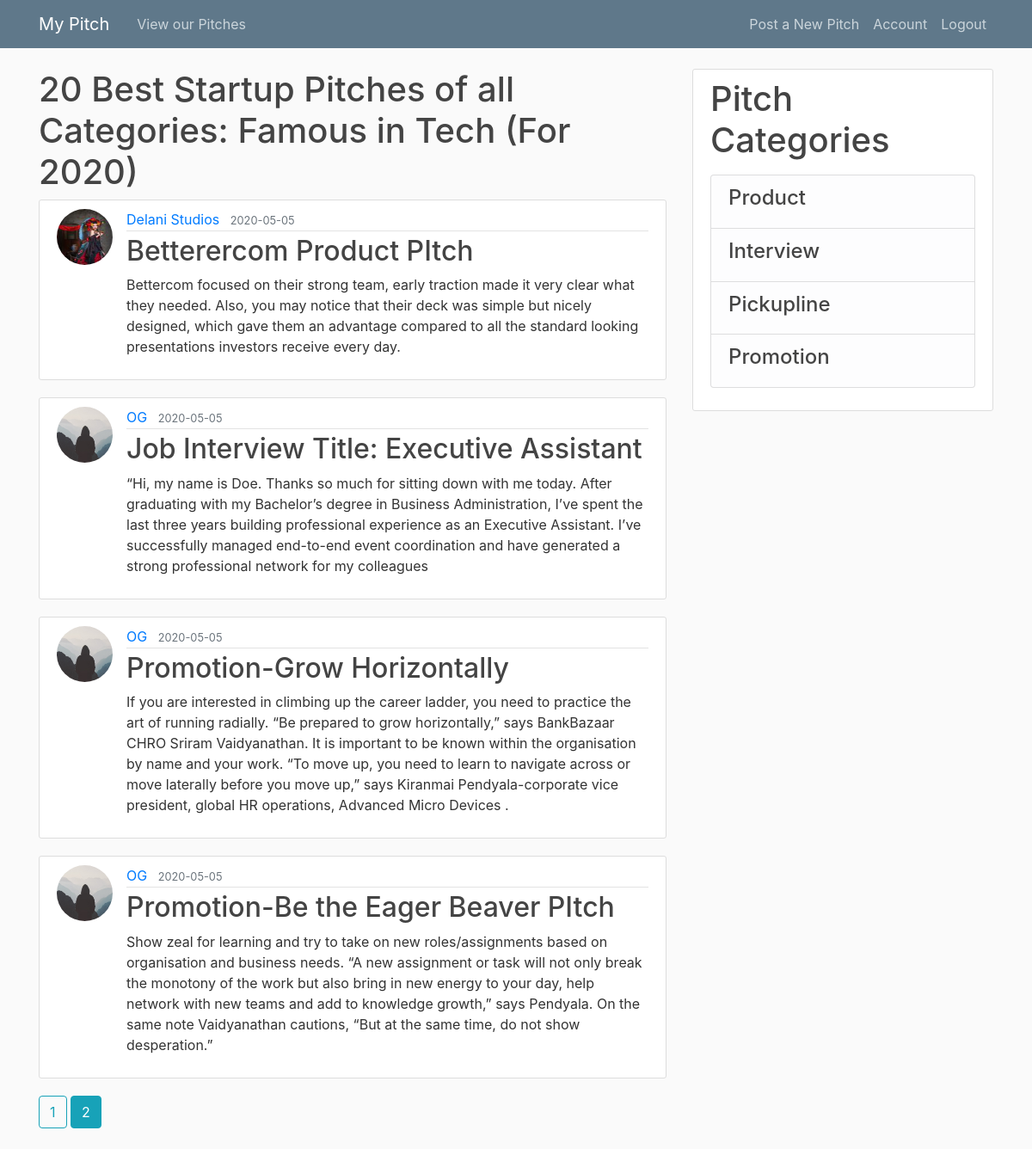
Page /product?page=2 (signed in) on the committed database.
### app/models.py (models this page shows, shortened)
class Post(db.Model):
    id = db.Column(db.Integer, primary_key=True)
    title = db.Column(db.String(100), nullable=False)
    date = db.Column(db.DateTime, nullable=False, default=datetime.utcnow)
    content = db.Column(db.Text, nullable=False)
    user_id = db.Column(db.Integer, db.ForeignKey('user.id'), nullable=False)

class User(db.Model, UserMixin):
    id = db.Column(db.Integer, primary_key=True)
    username = db.Column(db.String(20), unique=True, nullable=False)
    email = db.Column(db.String(120), unique=True, nullable=False)
    image_file = db.Column(db.String(20), nullable=False, default='default.jpg')
    password = db.Column(db.String(60), nullable=False)
    posts = db.relationship('Post', backref='author', lazy=True)

### app/routes.py (the view)
@app.route("/product")
@login_required
def product():
    page = request.args.get('page', 1, type=int)
    posts = Post.query.order_by(Post.date.desc()).paginate(page=page, per_page=5)
    return render_template('product.html', posts=posts)

### app/models.py (called while the page is built)
@login_manager.user_loader
def load_user(user_id):
    return User.query.get(int(user_id))

### app/templates/product.html (shortened to what this page needs)
{% extends "base.html" %}
{% block content %}
<h1>20 Best Startup Pitches of all Categories: Famous in Tech (For 2020)</h1>
{% for post in posts.items %}
<article class="media content-section">
  <img class="rounded-circle article-img"
    src="{{ url_for('static', filename='profile_pics/' + post.author.image_file) }}">
  <div class="media-body">
    <div class="article-metadata">
      <a class="mr-2" href="{{ url_for('user_posts', username=post.author.username) }}">{{ post.author.username }}</a>
      <small class="text-muted">{{ post.date.strftime('%Y-%m-%d') }}</small>
    </div>
    <h2><a class="article-title" href="{{ url_for('post', post_id=post.id) }}">{{ post.title }}</a></h2>
    <p class="article-content">{{ post.content }}</p>
  </div>
</article>
{% endfor %}
{% for page_num in posts.iter_pages(left_edge=1, right_edge=1, left_current=1, right_current=2) %}
{% if page_num %}
{% if posts.page == page_num %}
<a class="btn btn-info mb-4" href="{{ url_for('product', page=page_num) }}">{{ page_num }}</a>
{% else %}
<a class="btn btn-outline-info mb-4" href="{{ url_for('product', page=page_num) }}">{{ page_num }}</a>
{% endif %}
{% else %}
...
{% endif %}
{% endfor %}
{% endblock content %}

### app/static/styles.css (style rules this page uses)
body { background: #fafafa; color: #333333; margin-top: 5rem; }
h1, h2, h3, h4, h5, h6 { color: #444444; }
.content-section { background: #ffffff; padding: 10px 20px; border: 1px solid #dddddd; border-radius: 3px; margin-bottom: 20px; }
.article-title { color: #444444; }
.article-content { white-space: pre-line; }
.article-img { height: 65px; width: 65px; margin-right: 16px; }
.article-metadata { padding-bottom: 1px; margin-bottom: 4px; border-bottom: 1px solid #e3e3e3 }

### rows in the picture
Post: image_file (picture), author.username "Delani Studios", date "2020-05-05", title "Betterercom Product PItch", content "Bettercom focused on their strong team, early traction made it very clear what they needed. Also, you may notice that their deck was simple but nicely designed, which gave them an advantage compared to all the standard looking presentations investors receive every day."
Post: image_file (placeholder picture), author.username "OG", date "2020-05-05", title "Job Interview Title: Executive Assistant", content "“Hi, my name is Doe. Thanks so much for sitting down with me today. After graduating with my Bachelor’s degree in Business Administration, I’ve spent the last three years building professional experience as an Executive Assistant. I’ve successfully managed end-to-end event coordination and have generated a strong professional network for my colleagues"
Post: image_file (placeholder picture), author.username "OG", date "2020-05-05", title "Promotion-Grow Horizontally", content "If you are interested in climbing up the career ladder, you need to practice the art of running radially. “Be prepared to grow horizontally,” says BankBazaar CHRO Sriram Vaidyanathan. It is important to be known within the organisation by name and your work. “To move up, you need to learn to navigate across or move laterally before you move up,” says Kiranmai Pendyala-corporate vice president, global HR operations, Advanced Micro Devices ."
Post: image_file (placeholder picture), author.username "OG", date "2020-05-05", title "Promotion-Be the Eager Beaver PItch", content "Show zeal for learning and try to take on new roles/assignments based on organisation and business needs. “A new assignment or task will not only break the monotony of the work but also bring in new energy to your day, help network with new teams and add to knowledge growth,” says Pendyala. On the same note Vaidyanathan cautions, “But at the same time, do not show desperation.”"

### other values in the picture
{{ page_num }} "1"
{{ page_num }} "2"
